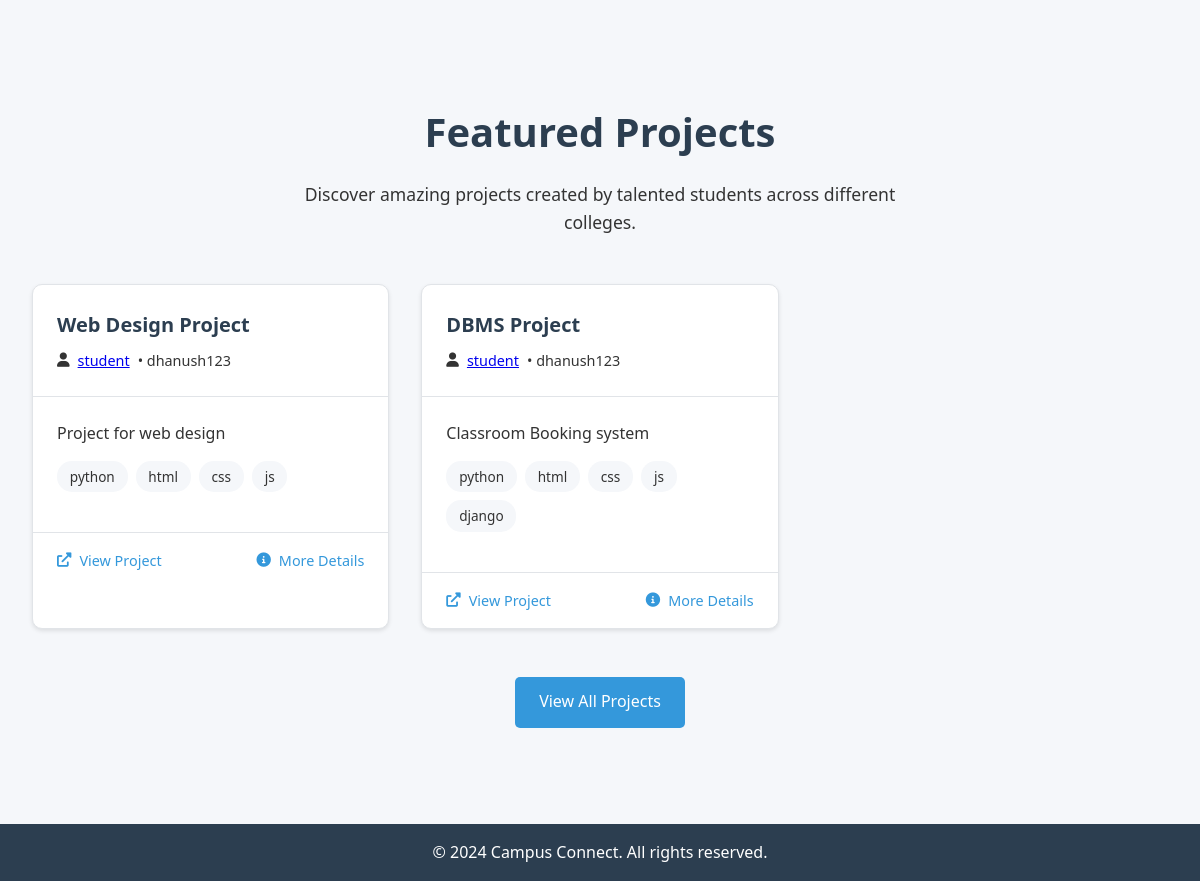
Before: / (lower part) with the older database file.
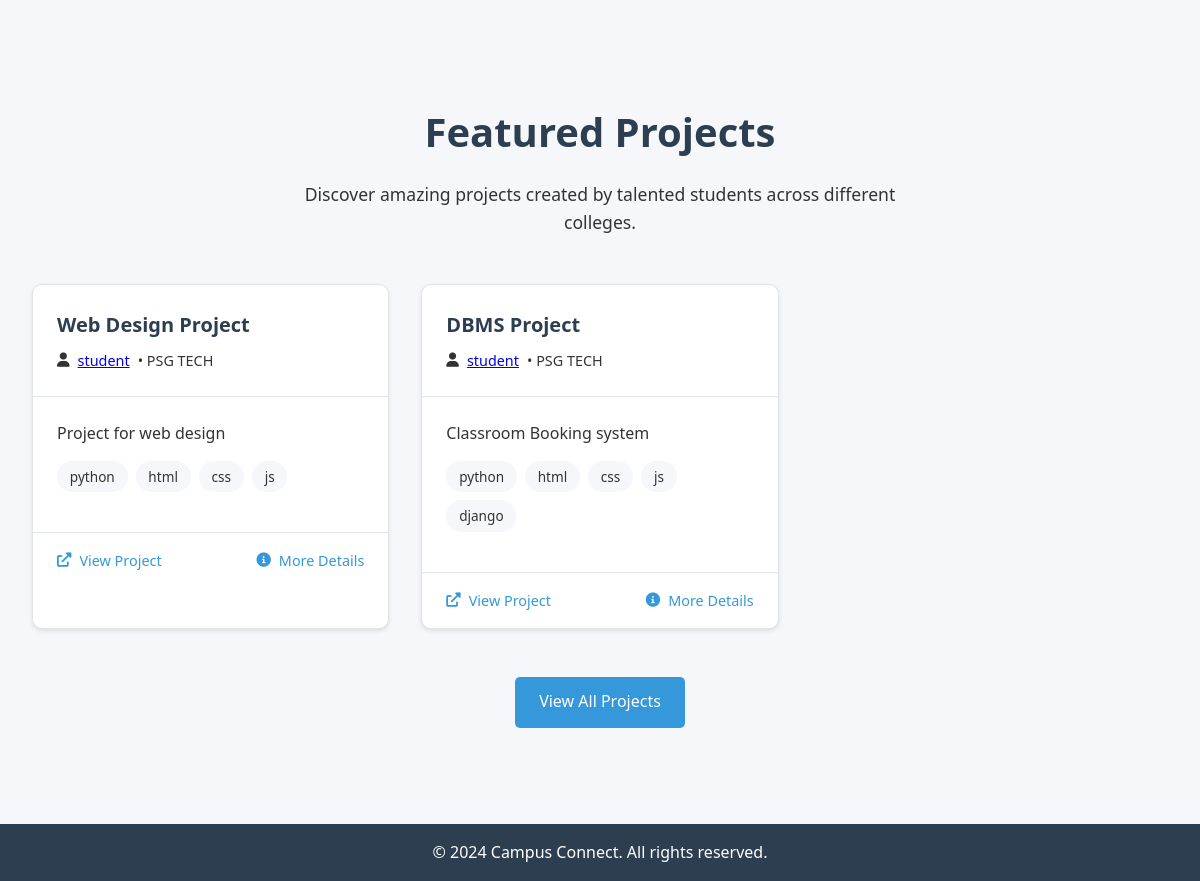
After: the same page with the newer database file.
### app.py (models this page shows)
class Project(db.Model):
    id = db.Column(db.Integer, primary_key=True)
    title = db.Column(db.String(100), nullable=False)
    description = db.Column(db.Text, nullable=False)
    project_url = db.Column(db.String(200))
    technologies = db.Column(db.String(200))
    completion_date = db.Column(db.String(50))
    user_id = db.Column(db.Integer, db.ForeignKey('user.id'), nullable=False)

class User(UserMixin, db.Model):
    id = db.Column(db.Integer, primary_key=True)
    username = db.Column(db.String(80), unique=True, nullable=False)
    email = db.Column(db.String(120), unique=True, nullable=False)
    password_hash = db.Column(db.String(120), nullable=False)
    college_name = db.Column(db.String(200))
    department = db.Column(db.String(100))
    graduation_year = db.Column(db.Integer)
    bio = db.Column(db.Text)
    linkedin_url = db.Column(db.String(200))
    github_url = db.Column(db.String(200))
    projects = db.relationship('Project', backref='author', lazy=True)

### app.py (the view)
@app.route('/')
def index():
    if current_user.is_authenticated:
        return redirect(url_for('dashboard'))
    projects = Project.query.order_by(Project.id.desc()).limit(6).all()
    return render_template('landing.html', projects=projects)

### templates/landing.html (shortened to what this page needs)
{% extends "base.html" %}
{% block content %}
<div class="features-section">
</div>
<div class="projects-showcase">
    <div class="projects-showcase-header">
        <h2 class="projects-showcase-title">Featured Projects</h2>
        <p class="projects-showcase-description">
            Discover amazing projects created by talented students across different colleges.
        </p>
    </div>
    <div class="projects-grid">
        {% for project in projects %}
        <div class="project-card" data-aos="fade-up" data-aos-delay="{{ loop.index * 100 }}">
            <div class="project-header">
                <h3 class="project-title">{{ project.title }}</h3>
                <div class="project-author">
                    <i class="fas fa-user"></i>
                    <a href="{{ url_for('user_profile', username=project.author.username) }}">{{ project.author.username }}</a>
                    {% if project.author.college_name %}
                    <span>• {{ project.author.college_name }}</span>
                    {% endif %}
                </div>
            </div>
            <div class="project-content">
                <p class="project-description">
                    {{ project.description[:150] }}{% if project.description|length > 150 %}...{% endif %}
                </p>
                {% if project.technologies %}
                <div class="project-tags">
                    {% for tech in project.technologies.split(',') %}
                    <span class="project-tag">{{ tech.strip() }}</span>
                    {% endfor %}
                </div>
                {% endif %}
            </div>
            <div class="project-footer">
                {% if project.project_url %}
                <a href="{{ project.project_url }}" class="project-link" target="_blank">
                    <i class="fas fa-external-link-alt"></i> View Project
                </a>
                {% endif %}
                <a href="{{ url_for('user_profile', username=project.author.username) }}" class="project-link">
                    <i class="fas fa-info-circle"></i> More Details
                </a>
            </div>
        </div>
        {% else %}
        <div class="no-projects">
            <p>No projects available yet. Be the first to share your work!</p>
            <a href="{{ url_for('register') }}" class="btn btn-primary">Join Now</a>
        </div>
        {% endfor %}
    </div>
    <div class="view-all-projects">
        <a href="{{ url_for('explore') }}" class="btn btn-primary">View All Projects</a>
    </div>
</div>
{% endblock %}

Changed rows visible on the page:
changed through a linked row, Project "Web Design Project": author.college_name "dhanush123" → "PSG TECH"
changed through a linked row, Project "DBMS Project": author.college_name "dhanush123" → "PSG TECH"
